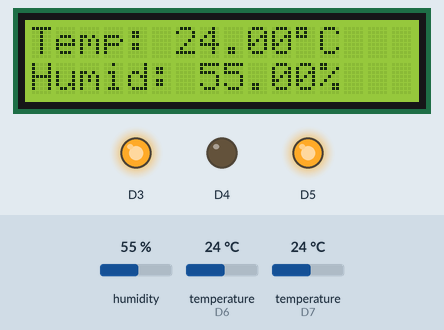
Simulated run of this sketch. Board: ESP8266 (NodeMCU). Parts: 16×2 character LCD, output pins drawn as LEDs (lit = HIGH). Inputs (shaded band) come from the test bench; at power-on: temperature (sensors on D7, D6) 24 °C, humidity 55 %. WiFi joins after 1.5 s; servers stay silent unless stated; the Firebase database answers and starts empty; what the sketch prints to the serial monitor is not drawn.

Above: at 3.4 s.
3.5 s: temperature (sensor on D7) set to 37.4 °C
At 9.6 s:
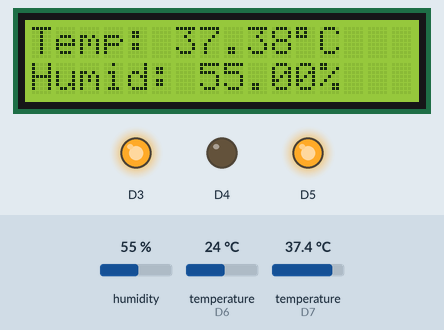
10.4 s: temperature (sensor on D7) set to 38.4 °C
At 12.7 s:
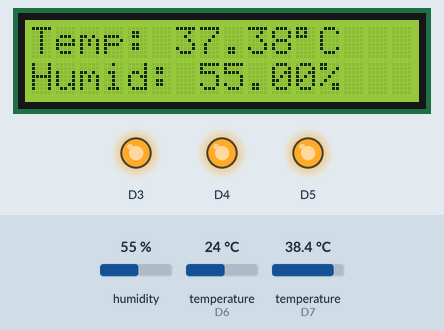
16.5 s: humidity set to 58 %
At 22.3 s:
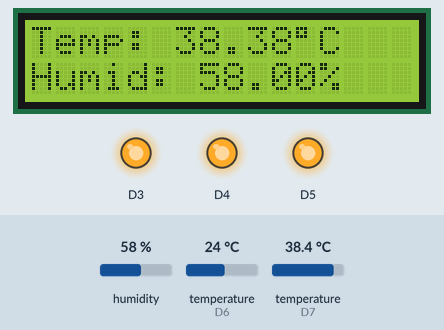
22.8 s: humidity set to 61 %
At 25.1 s:
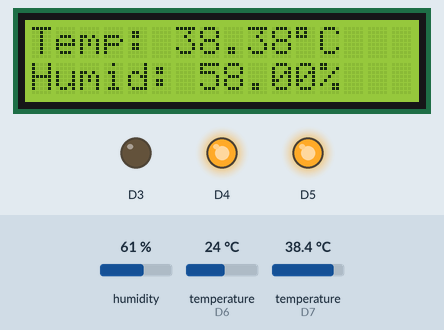
28.7 s: temperature (sensor on D7) set to 12 °C
At 31.1 s:
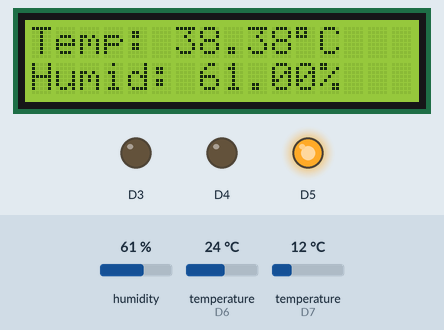
35.0 s: humidity set to 22 %
At 37.8 s:
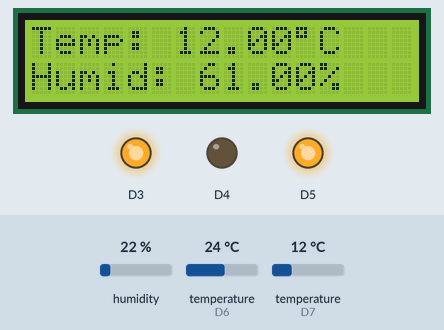
Timing chart, 0 to 39.3 s (numbered marks = the images above; inputs shaded):
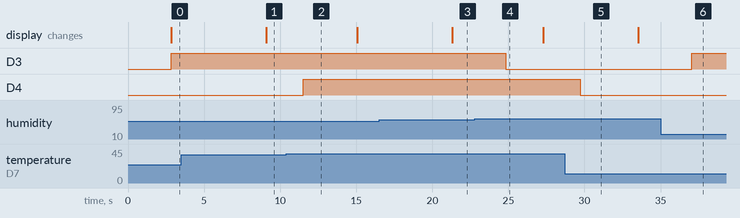

The sketch:

Eggstract.ino
```cpp
#include <Arduino.h>
#if defined(ESP32)
#include <WiFi.h>
#elif defined(ESP8266)
#include <ESP8266WiFi.h>
#endif

#include <WiFiManager.h>
#include <Firebase_ESP_Client.h>

#include <addons/TokenHelper.h>
#include <addons/RTDBHelper.h>

#define FIREBASE_HOST "your_firebase_host"
#define FIREBASE_AUTH "your_firebase_auth"
// #define WIFI_SSID "Yad"
// #define WIFI_PASSWORD "Yad12345"

#define API_KEY "your_api_key"

FirebaseData fbdo;

FirebaseAuth auth;
FirebaseConfig config;

bool signupOK = false;

unsigned long startTime;
unsigned long endTime;

unsigned long sendDataPrevMillis = 0;
unsigned long printinlcd = 0;

float temp, humid;


//Incubator
#include <OneWire.h>
#include <DallasTemperature.h>
#include <Wire.h>
#include <LiquidCrystal_I2C.h>
LiquidCrystal_I2C lcd(0x27, 16, 2);
#include <DHT.h>
#include <string.h>

#define DHTPIN D6  //humid
#define DHTTYPE DHT21
// Data wire is plugged into digital pin 2 on the Arduino
#define ONE_WIRE_BUS D7  // temp
// Setup a oneWire instance to communicate with any OneWire device
OneWire oneWire(ONE_WIRE_BUS);
// Pass oneWire reference to DallasTemperature library
DallasTemperature sensors(&oneWire);
DHT dht(DHTPIN, DHTTYPE);


const unsigned long EndOfIncubation = 1814400000;         // 21 days
const unsigned long EndRotationUntilSetDay = 1555200000;  // 18 days
const unsigned long TiltDuration = 10000;                 // 10 secs
const unsigned long StartTiltInSetTime = 7200000;         // 2 hours
const unsigned long Days = 86400000;                      // 1 Day
const unsigned long restartNode = 3000000;                // 50 minutes

unsigned long referenceTime = 0;

int DaysCount = 0;

unsigned long previousMillis2 = 0; // for egg tilting
unsigned long previousMillis3 = 0; // for day counting
unsigned long currentMillis = 0;
String getCurrentMillis, getPreviousMillis2, getPreviousMillis3;

const int led = 13;

int start = 0;
WiFiManager wm;

void setup() {

  Serial.begin(115200);
  pinMode(D3, OUTPUT);
  digitalWrite(D3, LOW);
  pinMode(D4, OUTPUT);
  digitalWrite(D4, LOW);
  pinMode(D5, OUTPUT);
  digitalWrite(D5, HIGH);

  lcd.begin();
  lcd.backlight();
  dht.begin();
  sensors.begin();

  //wm.resetSettings();

  ESP.wdtDisable(); // Disable the watchdog timer to avoid a reset during setup
  ESP.wdtEnable(WDTO_8S); // Enable the watchdog timer with an 8 second timeout

  bool res;

  res = wm.autoConnect("EggstractNode","Eggstract");

  if(!res) {
    //ESP.restart();
  }else{

    Serial.println("Connected to Wifi: " + wm.getWiFiSSID());


    config.api_key = API_KEY;

    config.database_url = FIREBASE_HOST;

    if (Firebase.signUp(&config, &auth, "", "")) {
    // Serial.println("ok");
    signupOK = true;

    }else{
    // Serial.printf("%s\n", config.signer.signupError.message.c_str());
    }

    config.token_status_callback = tokenStatusCallback; //see addons/TokenHelper.h

    Firebase.begin(&config, &auth);
    Firebase.reconnectWiFi(true);

    Firebase.RTDB.setString(&fbdo, "Eggstract/CameraIP", "192.161.1.11");
  }

}

void loop() {
  startTime = millis();

  sensors.requestTemperatures();
  temp = sensors.getTempCByIndex(0);
  humid = dht.readHumidity();

  if(startTime >= restartNode){
    ESP.restart();
  }

  ESP.wdtFeed();

  if (Firebase.RTDB.getString(&fbdo, "Eggstract/StartIncubate")) start = fbdo.stringData().toInt();

  if (Firebase.RTDB.getString(&fbdo, "Eggstract/Days")) DaysCount = fbdo.stringData().toInt();

  testLCD();

  TempHumidifier();
  FirebaseSendData();

  if(start != 0){

    if (Firebase.RTDB.getString(&fbdo, "Eggstract/CurrentMillis")) currentMillis = strtoul(fbdo.stringData().c_str(), NULL, 10);

    if (Firebase.RTDB.getString(&fbdo, "Eggstract/previousMillisEggTilt")) previousMillis2 = strtoul(fbdo.stringData().c_str(), NULL, 10);

    if (Firebase.RTDB.getString(&fbdo, "Eggstract/previousMillisDayCount")) previousMillis3 = strtoul(fbdo.stringData().c_str(), NULL, 10);

    Eggstracting();
  }

}

void testLCD(){
  if(millis() - printinlcd > 5000 || printinlcd == 0){
    printinlcd = millis();

    lcd.clear();
    if(isnan(humid))
    {
      lcd.setCursor(0,0);
      lcd.print(F("FAILED TO READ"));
      lcd.setCursor(0,1);
      lcd.print(F("FROM DHT SENSOR"));
    }else{
      lcd.setCursor(0,0);
      lcd.print("Temp: ");
      lcd.print(temp);
      lcd.print((char)223);
      lcd.print("C");
      lcd.setCursor(0,1);
      lcd.print(F("Humid: "));
      lcd.print(humid);
      lcd.print("%");
    }
  }
}

void FirebaseSendData(){

  if(Firebase.ready() && signupOK && (millis() - sendDataPrevMillis > 2000 || sendDataPrevMillis == 0)){
    sendDataPrevMillis = millis();

    Firebase.RTDB.setFloat(&fbdo, "Eggstract/Temp", temp);

    Firebase.RTDB.setFloat(&fbdo, "Eggstract/Humid", humid);
  }
}

void Eggstracting(){

  endTime = millis();
  unsigned long elapsedTime = endTime - startTime;
  currentMillis += elapsedTime;

  Firebase.RTDB.setString(&fbdo, "Eggstract/CurrentMillis", currentMillis);

  if(currentMillis <= EndRotationUntilSetDay){

    if(currentMillis - previousMillis2 >= StartTiltInSetTime) { digitalWrite(D5, LOW); } //ON


    if(currentMillis - previousMillis2 >= StartTiltInSetTime + 10000){ //OFF AFTER 10 SECONDS
      digitalWrite(D5, HIGH); //OFF

      previousMillis2 = currentMillis;
      Firebase.RTDB.setString(&fbdo, "Eggstract/previousMillisEggTilt", previousMillis2);
      ESP.restart();
    }

  }
  if(currentMillis >= EndOfIncubation){

    digitalWrite(D3, HIGH); // OFF
    digitalWrite(D4, HIGH); // OFF
    digitalWrite(D5, HIGH); // OFF

    ResetIncubator();

  }

  if(currentMillis - previousMillis3 >= Days){
    DaysCount = DaysCount + 1;

    String getDays = String(DaysCount);
    Firebase.RTDB.setString(&fbdo, "Eggstract/Days", getDays);

    previousMillis3 = currentMillis;
    Firebase.RTDB.setString(&fbdo, "Eggstract/previousMillisDayCount", previousMillis3);
  }
}

void ResetIncubator(){

  Firebase.RTDB.setString(&fbdo, "Eggstract/Days", "0");

  Firebase.RTDB.setString(&fbdo, "Eggstract/StartIncubate", "0");

  Firebase.RTDB.setString(&fbdo, "Eggstract/CurrentMillis", "0");

  Firebase.RTDB.setString(&fbdo, "Eggstract/previousMillisDayCount", "0");

  Firebase.RTDB.setString(&fbdo, "Eggstract/previousMillisEggTilt", "0");

}

void TempHumidifier(){

  digitalWrite(D4, (temp >= 38) ? HIGH : LOW);

  if(DaysCount <= 18) digitalWrite(D3, (humid <= 55) ? HIGH : ((humid >= 60) ? LOW : HIGH)); // humid for day 1-18

  if(DaysCount >= 19) digitalWrite(D3, (humid <= 59) ? HIGH : ((humid >= 65) ? LOW : HIGH)); // humid for day 19-21
}
```

Measured:
- the behaviour switches between 37.9 and 38 °C on temperature (sensor on D7) (found by bisection; images 1 and 2)
- the behaviour switches between 59 and 60 % on humidity (found by bisection; images 3 and 4)
- after the input at 3.5 s, the display: changes after 5.6 s (image 1)
- after the input at 10.4 s, D4: LOW → HIGH after 1.1 s
- after the input at 16.5 s, the display: changes after 4.8 s (image 3)
- after the input at 22.8 s, D3: HIGH → LOW after 2.0 s
- after the input at 28.7 s, D4: HIGH → LOW after 1.0 s
- after the input at 35.0 s, D3: LOW → HIGH after 2.1 s
